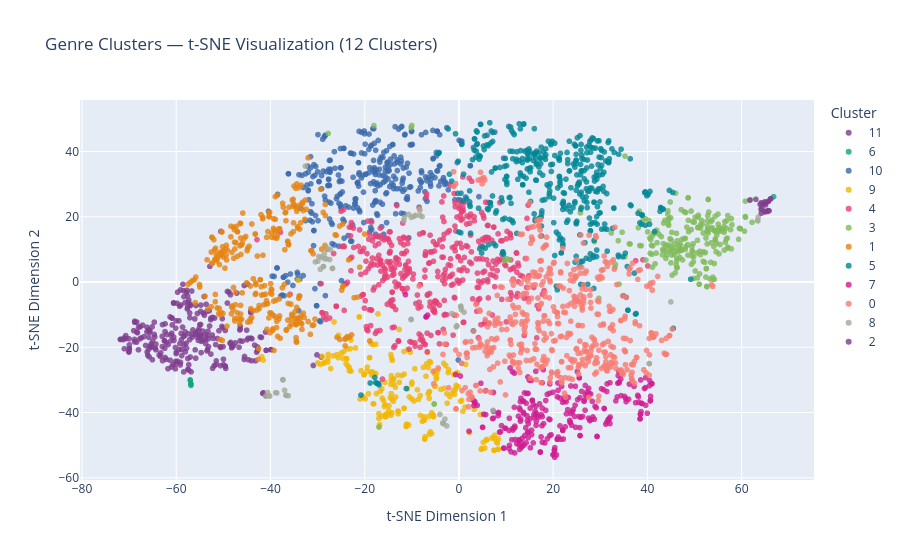

Notebook code cell kept with this figure:
### Markdown cell above
---
## 2️⃣ Visualize Genre Clusters using t-SNE

### Code cell
# Apply t-SNE to reduce to 2 dimensions for visualization
tsne = TSNE(n_components=2, random_state=42, perplexity=30, n_iter=1000)
genre_tsne = tsne.fit_transform(genre_scaled)

# Build a DataFrame for plotting
genre_tsne_df = pd.DataFrame({
    'tsne_x': genre_tsne[:, 0],
    'tsne_y': genre_tsne[:, 1],
    'cluster': genre_data['cluster'].astype(str),
    'genres': genre_data['genres']
})

# Interactive scatter plot — hover shows genre name
fig = px.scatter(
    genre_tsne_df,
    x='tsne_x',
    y='tsne_y',
    color='cluster',
    hover_data=['genres'],
    title='Genre Clusters — t-SNE Visualization (12 Clusters)',
    labels={'tsne_x': 't-SNE Dimension 1', 'tsne_y': 't-SNE Dimension 2'},
    color_discrete_sequence=px.colors.qualitative.Bold
)
fig.update_traces(marker=dict(size=6, opacity=0.8))
fig.update_layout(legend_title='Cluster')
fig.show()

### Figure 1 — Plotly figure (JSON) as saved in the notebook; plotly's stock layout.template omitted (floating-point values rounded to 4 significant figures; data arrays with more than 128 entries replaced by an {"elided": "..."} marker saying what was removed)
{"data": [{"customdata": {"elided": "259x1 str values"}, "hovertemplate": "cluster=11<br>t-SNE Dimension 1=%{x}<br>t-SNE Dimension 2=%{y}<br>genres=%{customdata[0]}<extra></extra>", "legendgroup": "11", "marker": {"color": "rgb(127, 60, 141)", "opacity": 0.8, "size": 6, "symbol": "circle"}, "mode": "markers", "name": "11", "showlegend": true, "type": "scattergl", "x": {"elided": "259 float values"}, "xaxis": "x", "y": {"elided": "259 float values"}, "yaxis": "y"}, {"customdata": [["432hz"], ["bulgarian experimental"], ["histoire pour enfants"], ["microtonal"], ["musique pour enfants"], ["oratory"]], "hovertemplate": "cluster=6<br>t-SNE Dimension 1=%{x}<br>t-SNE Dimension 2=%{y}<br>genres=%{customdata[0]}<extra></extra>", "legendgroup": "6", "marker": {"color": "rgb(17, 165, 121)", "opacity": 0.8, "size": 6, "symbol": "circle"}, "mode": "markers", "name": "6", "showlegend": true, "type": "scattergl", "x": [-57.04, -56.88, -56.87, -57.03, -56.87, 66.77], "xaxis": "x", "y": [-30.01, -31.68, -31.24, -30.12, -31.24, 26.17], "yaxis": "y"}, {"customdata": {"elided": "335x1 str values"}, "hovertemplate": "cluster=10<br>t-SNE Dimension 1=%{x}<br>t-SNE Dimension 2=%{y}<br>genres=%{customdata[0]}<extra></extra>", "legendgroup": "10", "marker": {"color": "rgb(57, 105, 172)", "opacity": 0.8, "size": 6, "symbol": "circle"}, "mode": "markers", "name": "10", "showlegend": true, "type": "scattergl", "x": {"elided": "335 float values"}, "xaxis": "x", "y": {"elided": "335 float values"}, "yaxis": "y"}, {"customdata": {"elided": "200x1 str values"}, "hovertemplate": "cluster=9<br>t-SNE Dimension 1=%{x}<br>t-SNE Dimension 2=%{y}<br>genres=%{customdata[0]}<extra></extra>", "legendgroup": "9", "marker": {"color": "rgb(242, 183, 1)", "opacity": 0.8, "size": 6, "symbol": "circle"}, "mode": "markers", "name": "9", "showlegend": true, "type": "scattergl", "x": {"elided": "200 float values"}, "xaxis": "x", "y": {"elided": "200 float values"}, "yaxis": "y"}, {"customdata": {"elided": "427x1 str values"}, "hovertemplate": "cluster=4<br>t-SNE Dimension 1=%{x}<br>t-SNE Dimension 2=%{y}<br>genres=%{customdata[0]}<extra></extra>", "legendgroup": "4", "marker": {"color": "rgb(231, 63, 116)", "opacity": 0.8, "size": 6, "symbol": "circle"}, "mode": "markers", "name": "4", "showlegend": true, "type": "scattergl", "x": {"elided": "427 float values"}, "xaxis": "x", "y": {"elided": "427 float values"}, "yaxis": "y"}, {"customdata": {"elided": "222x1 str values"}, "hovertemplate": "cluster=3<br>t-SNE Dimension 1=%{x}<br>t-SNE Dimension 2=%{y}<br>genres=%{customdata[0]}<extra></extra>", "legendgroup": "3", "marker": {"color": "rgb(128, 186, 90)", "opacity": 0.8, "size": 6, "symbol": "circle"}, "mode": "markers", "name": "3", "showlegend": true, "type": "scattergl", "x": {"elided": "222 float values"}, "xaxis": "x", "y": {"elided": "222 float values"}, "yaxis": "y"}, {"customdata": {"elided": "288x1 str values"}, "hovertemplate": "cluster=1<br>t-SNE Dimension 1=%{x}<br>t-SNE Dimension 2=%{y}<br>genres=%{customdata[0]}<extra></extra>", "legendgroup": "1", "marker": {"color": "rgb(230, 131, 16)", "opacity": 0.8, "size": 6, "symbol": "circle"}, "mode": "markers", "name": "1", "showlegend": true, "type": "scattergl", "x": {"elided": "288 float values"}, "xaxis": "x", "y": {"elided": "288 float values"}, "yaxis": "y"}, {"customdata": {"elided": "410x1 str values"}, "hovertemplate": "cluster=5<br>t-SNE Dimension 1=%{x}<br>t-SNE Dimension 2=%{y}<br>genres=%{customdata[0]}<extra></extra>", "legendgroup": "5", "marker": {"color": "rgb(0, 134, 149)", "opacity": 0.8, "size": 6, "symbol": "circle"}, "mode": "markers", "name": "5", "showlegend": true, "type": "scattergl", "x": {"elided": "410 float values"}, "xaxis": "x", "y": {"elided": "410 float values"}, "yaxis": "y"}, {"customdata": {"elided": "258x1 str values"}, "hovertemplate": "cluster=7<br>t-SNE Dimension 1=%{x}<br>t-SNE Dimension 2=%{y}<br>genres=%{customdata[0]}<extra></extra>", "legendgroup": "7", "marker": {"color": "rgb(207, 28, 144)", "opacity": 0.8, "size": 6, "symbol": "circle"}, "mode": "markers", "name": "7", "showlegend": true, "type": "scattergl", "x": {"elided": "258 float values"}, "xaxis": "x", "y": {"elided": "258 float values"}, "yaxis": "y"}, {"customdata": {"elided": "486x1 str values"}, "hovertemplate": "cluster=0<br>t-SNE Dimension 1=%{x}<br>t-SNE Dimension 2=%{y}<br>genres=%{customdata[0]}<extra></extra>", "legendgroup": "0", "marker": {"color": "rgb(249, 123, 114)", "opacity": 0.8, "size": 6, "symbol": "circle"}, "mode": "markers", "name": "0", "showlegend": true, "type": "scattergl", "x": {"elided": "486 float values"}, "xaxis": "x", "y": {"elided": "486 float values"}, "yaxis": "y"}, {"customdata": [["arabic hip hop"], ["atmospheric post-metal"], ["atmospheric sludge"], ["autoharp"], ["barnmusik"], ["birdsong"], ["canadian house"], ["classic icelandic pop"], ["concert band"], ["danish pop rock"], ["deep progressive house"], ["dutch jazz"], ["environmental"], ["experimental folk"], ["gospel rap"], ["greek house"], ["gujarati garba"], ["hokkien pop"], ["iowa hip hop"], ["irish banjo"], ["j-acoustic"], ["japanese garage rock"], ["japanese rockabilly"], ["jig and reel"], ["khaleeji iraqi"], ["latin tech house"], ["liedermacher"], ["maine hip hop"], ["mexican son"], ["middle east hip hop"], ["middle eastern traditional"], ["mindfulness"], ["modular synth"], ["musica paraibana"], ["musica tropical guatemalteca"], ["musique concrete"], ["naija worship"], ["nantes indie"], ["neo-traditional country"], ["noise punk"], ["nordic contemporary classical"], ["norwegian space disco"], ["organic electronic"], ["palestinian pop"], ["pet calming"], ["polish jazz"], ["psybass"], ["puerto rican rock"], ["samba-enredo"], ["sound effects"], ["spa"], ["speed garage"], ["tagalog worship"], ["trance mexicano"], ["tulsa indie"], ["turkish classical"], ["turkish experimental"], ["turkish trap"], ["uk diy punk"], ["vaudeville"], ["water"], ["west australian hip hop"]], "hovertemplate": "cluster=8<br>t-SNE Dimension 1=%{x}<br>t-SNE Dimension 2=%{y}<br>genres=%{customdata[0]}<extra></extra>", "legendgroup": "8", "marker": {"color": "rgb(165, 170, 153)", "opacity": 0.8, "size": 6, "symbol": "circle"}, "mode": "markers", "name": "8", "showlegend": true, "type": "scattergl", "x": [-26.84, -36.71, -36.71, -10.09, -29.77, -38.65, -10.12, -10.17, -37.37, -29.2, -3.451, -37.34, -40.34, -11.7, 44.98, -3.349, -29.43, -28.1, 63.51, -9.587, 40.41, -8.285, -8.29, -27.28, -28.77, -4.029, -27.43, 63.38, -9.197, -26.84, -28.77, -38.9, -37.01, -29.93, -0.5417, -0.4313, -1.507, 1.08, -11.6, 7.229, -30.47, -2.978, -3.349, -26.84, -32.59, -28.6, -36.22, 0.4124, 0.3779, -41.0, -40.61, 0.4326, -28.57, -2.586, -7.825, -28.03, -0.4313, 0.4745, 40.39, -10.67, -40.15, 63.44], "xaxis": "x", "y": [4.191, -34.69, -34.69, 19.82, 7.824, -33.99, -11.47, -11.46, -29.91, 7.651, -43.2, -30.01, -34.84, 18.8, -6.097, -43.36, 3.919, 7.086, 19.87, 20.16, -25.01, 21.98, 20.43, 9.962, 4.758, -40.58, 6.881, 18.87, 20.43, 4.191, 4.758, -33.93, -33.17, 6.4, -13.73, -13.46, -9.662, -9.218, 19.78, -39.33, 6.166, -42.02, -43.36, 4.191, 35.53, 8.577, -34.87, -7.607, -7.373, -34.96, -33.86, -7.765, 7.152, -44.08, 20.06, 10.48, -13.46, -8.509, -24.98, 20.74, -34.95, 18.75], "yaxis": "y"}, {"customdata": [["black comedy"], ["clean comedy"], ["comedy"], ["deep comedy"], ["dutch cabaret"], ["early avant garde"], ["german literature"], ["ghanaian traditional"], ["gospel italiano"], ["guidance"], ["hoerspiel"], ["hungarian folk"], ["kleine hoerspiel"], ["latino comedy"], ["magyar alternative"], ["motivation"], ["new comedy"], ["poetry"], ["reading"], ["vintage dutch pop"]], "hovertemplate": "cluster=2<br>t-SNE Dimension 1=%{x}<br>t-SNE Dimension 2=%{y}<br>genres=%{customdata[0]}<extra></extra>", "legendgroup": "2", "marker": {"color": "rgb(127, 60, 141)", "opacity": 0.8, "size": 6, "symbol": "circle"}, "mode": "markers", "name": "2", "showlegend": true, "type": "scattergl", "x": [65.05, 65.59, 64.9, 65.52, 64.23, 61.74, 64.65, 63.02, 63.91, 65.69, 64.91, 66.15, 65.09, 64.17, 66.15, 65.69, 65.82, 64.14, 65.1, 64.12], "xaxis": "x", "y": [21.65, 21.9, 21.48, 21.63, 22.72, 25.11, 23.98, 25.36, 23.81, 24.76, 24.57, 25.5, 23.65, 21.11, 25.5, 24.76, 21.84, 24.3, 24.28, 22.25], "yaxis": "y"}], "layout": {"legend": {"title": {"text": "Cluster"}, "tracegroupgap": 0}, "title": {"text": "Genre Clusters — t-SNE Visualization (12 Clusters)"}, "xaxis": {"anchor": "y", "domain": [0, 1], "title": {"text": "t-SNE Dimension 1"}}, "yaxis": {"anchor": "x", "domain": [0, 1], "title": {"text": "t-SNE Dimension 2"}}}}
